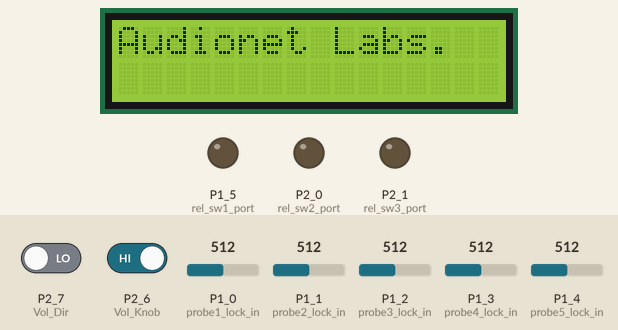
Simulated run of this sketch. Board: TI MSP430 LaunchPad. Shown: 16×2 character LCD, output pins drawn as LEDs (lit = HIGH). Inputs (shaded band) come from the test bench; at power-on: P2_6 (Vol_Knob) HIGH, P1_0 (probe1_lock_in) = 512, P1_1 (probe2_lock_in) = 512, P1_2 (probe3_lock_in) = 512, P1_3 (probe4_lock_in) = 512, P1_4 (probe5_lock_in) = 512, P2_7 (Vol_Dir) LOW.

Above: at 6.1 s.
At 12.6 s:
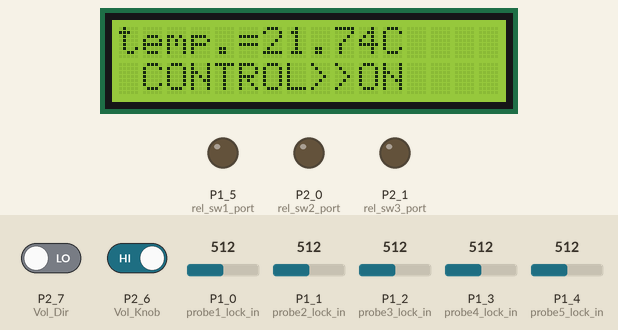
12.7 s: P2_6 (Vol_Knob) driven LOW
At 13.0 s:
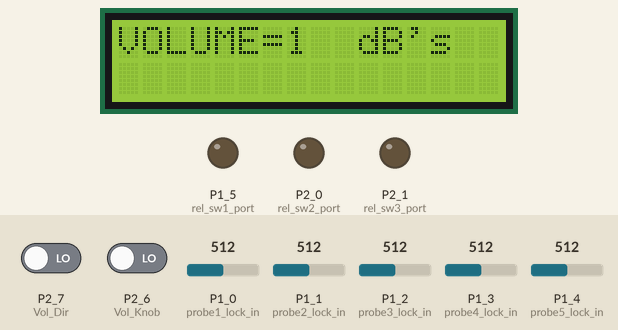
Timing chart, 0 to 15.7 s (numbered marks = the images above; inputs shaded):
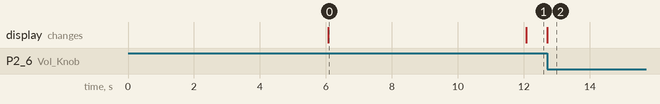

The sketch:

CPU_CPP_GEN_1_device_Firmware_v_1.ino
```cpp
 /* CPU-CCB GEN-1 DEVICE FIRMWARE v.1.00 Beta
    --------------------------------------------------
    Firmware to drive the MSP430-G2553 controller with Rotary-Encoder, LCD Disply, Cooling system, ST-Relayis, Leds.
    ----------------------------------------------------------------------------------------------------------------
    David Zohrabyan (R&D Department)
    ------------------------------------------------
    Physalis Labs. Berlin 07.07.2017
    ----------------------------------------- */

  #include <LiquidCrystal.h>
  #include <math.h>

  int deciBells=0;
  int t_long_tetta=20000;
  int t_short_tetta=6000;

  const int probe1_lock_in=A0;
  const int probe2_lock_in=A1;
  const int probe3_lock_in=A2;
  const int probe4_lock_in=A3;
  const int probe5_lock_in=A4;
  const int rel_sw1_port=P1_5;
  const int rel_sw2_port=P2_0;
  const int rel_sw3_port=P2_1;
  const int Vol_Knob=P2_6;
  const int Vol_Dir =P2_7;

  float probe1_stats=0;
  float probe2_stats=0;
  float probe3_stats=0;
  float probe4_stats=0;
  float probe5_stats=0;
  float probeX_Ave;
  float temperature_Kelvin;
  float temperature_Celsius;
  float R_Reference=5000;
  float R_Thermistor;

  volatile int Vol_Knob_stat=0;
  volatile int Vol_Dir_stat =0;

  LiquidCrystal lcd( P2_2, P2_3, P2_4, P2_5, P1_6, P1_7);

  void setup()
  {
    lcd.begin(16, 2);
    lcd.setCursor(0, 0);
    lcd.print("Waking Up ...");
    delay(t_short_tetta);
    lcd.clear();
    lcd.setCursor(0, 0);
    lcd.print("Audionet Labs.");
    pinMode(P1_5, OUTPUT);
    pinMode(P2_0, OUTPUT);
    pinMode(P2_1, OUTPUT);
    pinMode(P2_6, INPUT);
    pinMode(P2_7, INPUT);
    attachInterrupt(Vol_Knob, encode_Rotor_func, FALLING);
   }


  void loop()
  {
         delay(t_short_tetta);
         lcd.clear();
         probe1_stats=analogRead(probe1_lock_in);
         probe2_stats=analogRead(probe2_lock_in);
         probe3_stats=analogRead(probe3_lock_in);
         probe4_stats=analogRead(probe4_lock_in);
         probe5_stats=analogRead(probe5_lock_in);
         probeX_Ave=(probe1_stats+probe2_stats+probe3_stats+probe4_stats+probe5_stats)/5;
         R_Thermistor = (1024 *(R_Reference/probeX_Ave))- R_Reference;
         temperature_Kelvin = 0.22/(0.0002354 + 0.00006 * (logf(R_Thermistor)));
         temperature_Celsius = temperature_Kelvin-273;
         lcd.setCursor(0, 0);
         lcd.print("temp.=     C");
         lcd.setCursor(6, 0);
         lcd.print(temperature_Celsius, 2);
         if(temperature_Celsius >= 20)
         {
           lcd.setCursor(1, 1);
           lcd.print("CONTROL>>ON");
           digitalWrite(rel_sw1_port, LOW);
           digitalWrite(rel_sw2_port, LOW);
           digitalWrite(rel_sw3_port, LOW);
         }
         else if(temperature_Celsius <= 19)
         {
           lcd.setCursor(1, 1);
           lcd.print("CONTROL<<OFF");
           digitalWrite(rel_sw1_port, HIGH);
           digitalWrite(rel_sw2_port, HIGH);
           digitalWrite(rel_sw3_port, HIGH);
         }
         else
         {
           lcd.setCursor(1, 1);
           lcd.print(" On Standby....");
           digitalWrite(rel_sw1_port, HIGH);
           digitalWrite(rel_sw2_port, HIGH);
           digitalWrite(rel_sw3_port, HIGH);
         }
         delay(t_short_tetta);
  }
    void encode_Rotor_func()
    {
        lcd.clear();
        Vol_Knob_stat=digitalRead(Vol_Knob);
        if(Vol_Knob_stat==0)
        {
          Vol_Dir_stat=digitalRead(Vol_Dir);
          if(Vol_Dir_stat==0 && deciBells<=9)
          {
            deciBells++;
            lcd.setCursor(0, 0);
            lcd.print("VOLUME=   .");
            lcd.setCursor(7, 0);
            lcd.print(deciBells);
            lcd.setCursor(10, 0);
            lcd.print("dB's");
           }
        else if(Vol_Dir_stat==1 && deciBells >=-79)
        {
          deciBells--;
          lcd.setCursor(0, 0);
          lcd.print("VOLUME=   .");
          lcd.setCursor(7, 0);
          lcd.print(deciBells);
          lcd.setCursor(10, 0);
          lcd.print("dB's");
        }
       }
    }
```

Measured:
- after the input at 12.7 s, the display: changes at once (image 2)
- what the display in image 0 shows lasts 6.0 s, from 6.1 s to 12.1 s
